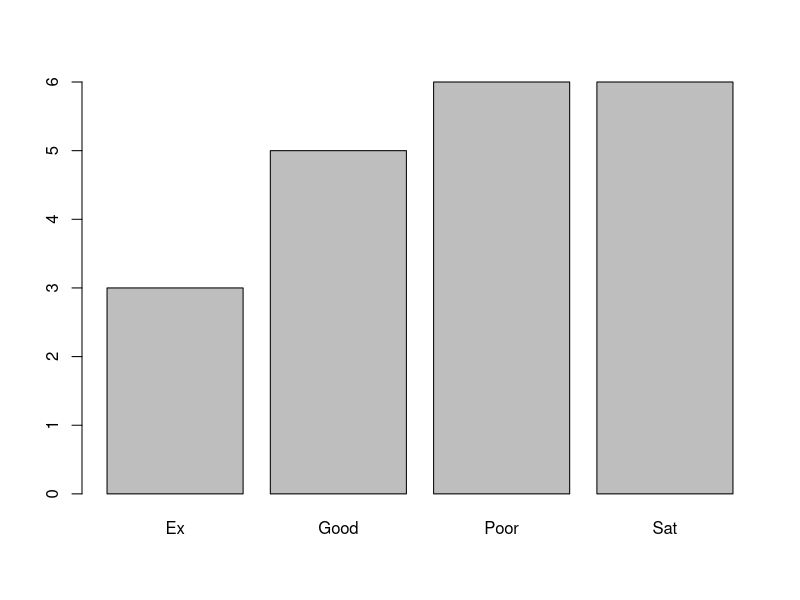
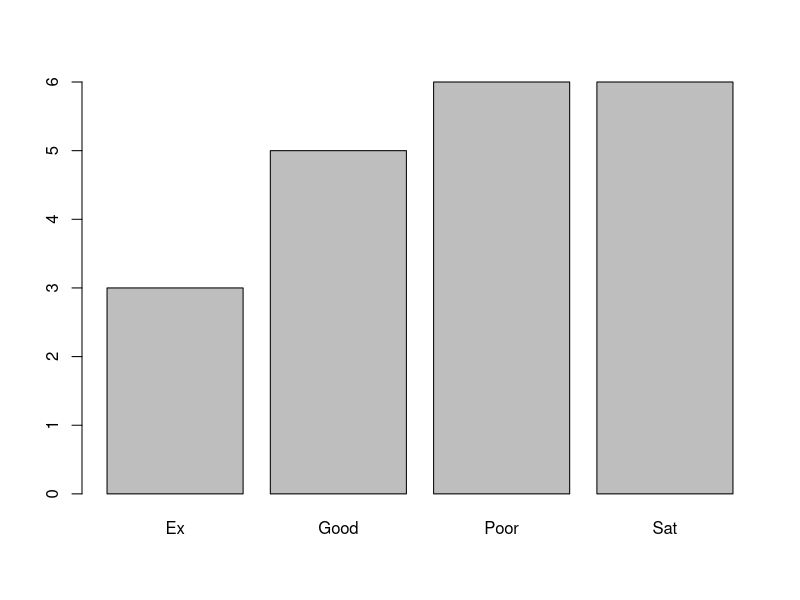
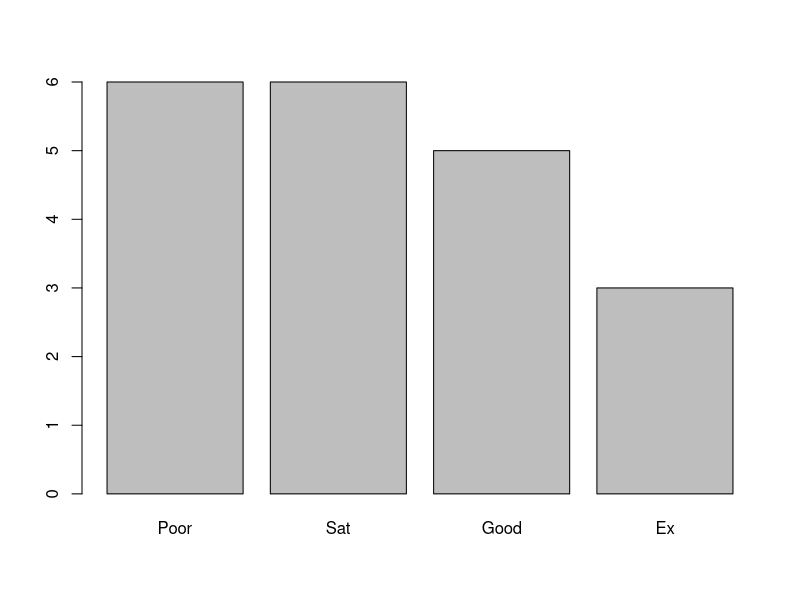
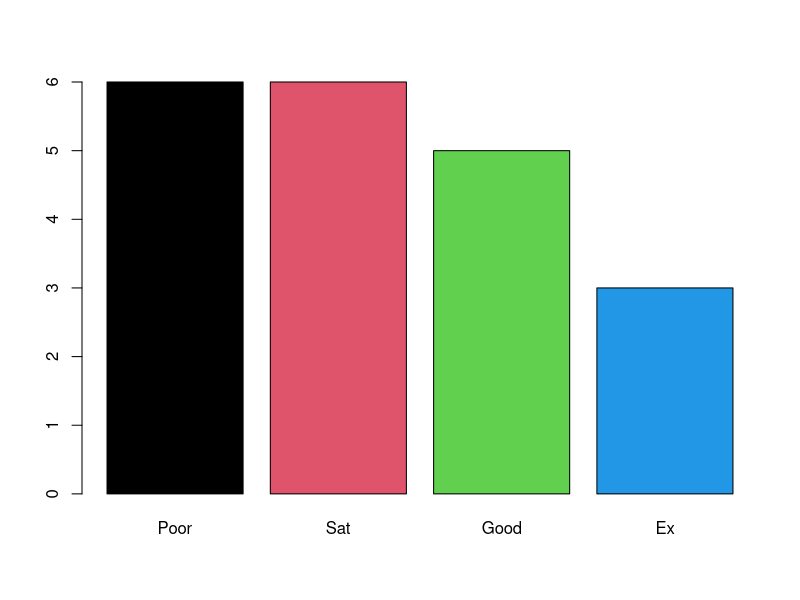

Write the R code that produced these figures, in order.
#factors
(gender = sample(c('M','F'), size = 20, replace = T))
summary(gender)

genderF = factor(gender)
summary(genderF)
genderF

(likscale = sample(c('Ex', 'Good', 'Sat', 'Poor'), size = 20, replace = T))
summary(likscale)
class(likscale)
likscaleF = factor(likscale)
summary(likscaleF)
class(likscaleF)
likscaleOF = factor(likscale, ordered = T, levels = c('Poor', 'Sat', 'Good', "Ex"))
summary(likscaleOF)
likscaleOF
barplot(table(likscaleF))
barplot(table(likscale))
barplot(table(likscaleOF))
barplot(table(likscaleOF), col = 1:4)